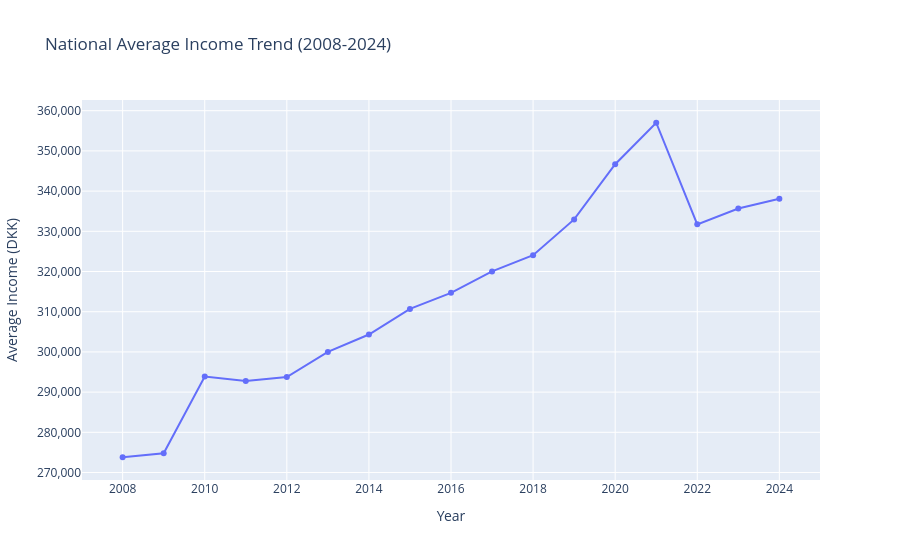

The notebook cell this image was saved under:
### Markdown cell above
## 2. Basic stats. Let's understand the dataset better

### Data Cleaning and Preprocessing
To create a unified dataset for our interactive visualizations, we had to perform several preprocessing steps:
* **String Normalization:** The municipality names in the datasets had slight variations (e.g., "København" vs "København Kommune"). We stripped suffixes and standardized characters (æ, ø, å) to ensure accurate merging.
* **Merging Data:** We performed an inner join on the `HFUDD16` and `IFOR35` datasets using `Municipality` and `Year` as the primary keys.
* **Ratio Calculations:** For the ternary plot, raw population counts were less useful than compositional data. We aggregated the data by municipality to calculate the specific *ratios* of Employed, Unemployed, and Enrolled individuals.

*(Groupmates: Add your specific preprocessing steps here regarding the company data and education flow data).*

### Exploratory Data Analysis (EDA)
During our initial EDA, we tracked the baseline national average income from 2008 to 2024. We found a very steady, linear increase across almost all municipalities, which aligns perfectly with standard economic inflation and national wage adjustments.

### Code cell
# Load your merged dataset
df = pd.read_csv('src/Part1/data/Part1_merged_dataset.csv')

# Display the first few rows and basic statistical summary
display(df.head())

# ---------------------------------------------------------
# Plotting the National Inflation Trend
# ---------------------------------------------------------
# Group by year and calculate the mean average income across ALL municipalities
# This creates our baseline "National Trend"
national_trend = df.groupby('Year')['Average Income'].mean().reset_index()

# Filter for the years 2008 to 2024 as mentioned in the text
national_trend = national_trend[(national_trend['Year'] >= 2008) & (national_trend['Year'] <= 2024)]

# Create the line chart
fig_trend = px.line(
    national_trend, 
    x='Year', 
    y='Average Income',
    title="National Average Income Trend (2008-2024)",
    labels={'Average Income': 'Average Income (DKK)', 'Year': 'Year'},
    markers=True
)

# Format the y-axis to include commas for easier reading of large numbers
fig_trend.update_layout(yaxis_tickformat=',')
fig_trend.show()

### Figure 1 — Plotly figure (JSON) as saved in the notebook; plotly's stock layout.template omitted (floating-point values rounded to 4 significant figures)
{"data": [{"hovertemplate": "Year=%{x}<br>Average Income (DKK)=%{y}<extra></extra>", "legendgroup": "", "line": {"color": "#636efa", "dash": "solid"}, "marker": {"symbol": "circle"}, "mode": "lines+markers", "name": "", "orientation": "v", "showlegend": false, "type": "scatter", "x": [2008, 2009, 2010, 2011, 2012, 2013, 2014, 2015, 2016, 2017, 2018, 2019, 2020, 2021, 2022, 2023, 2024], "xaxis": "x", "y": [273800.0, 274800.0, 293900.0, 292800.0, 293800.0, 300000.0, 304300.0, 310700.0, 314700.0, 320000.0, 324100.0, 333000.0, 346700.0, 357000.0, 331700.0, 335700.0, 338100.0], "yaxis": "y"}], "layout": {"legend": {"tracegroupgap": 0}, "title": {"text": "National Average Income Trend (2008-2024)"}, "xaxis": {"anchor": "y", "domain": [0, 1], "title": {"text": "Year"}}, "yaxis": {"anchor": "x", "domain": [0, 1], "tickformat": ",", "title": {"text": "Average Income (DKK)"}}}}
